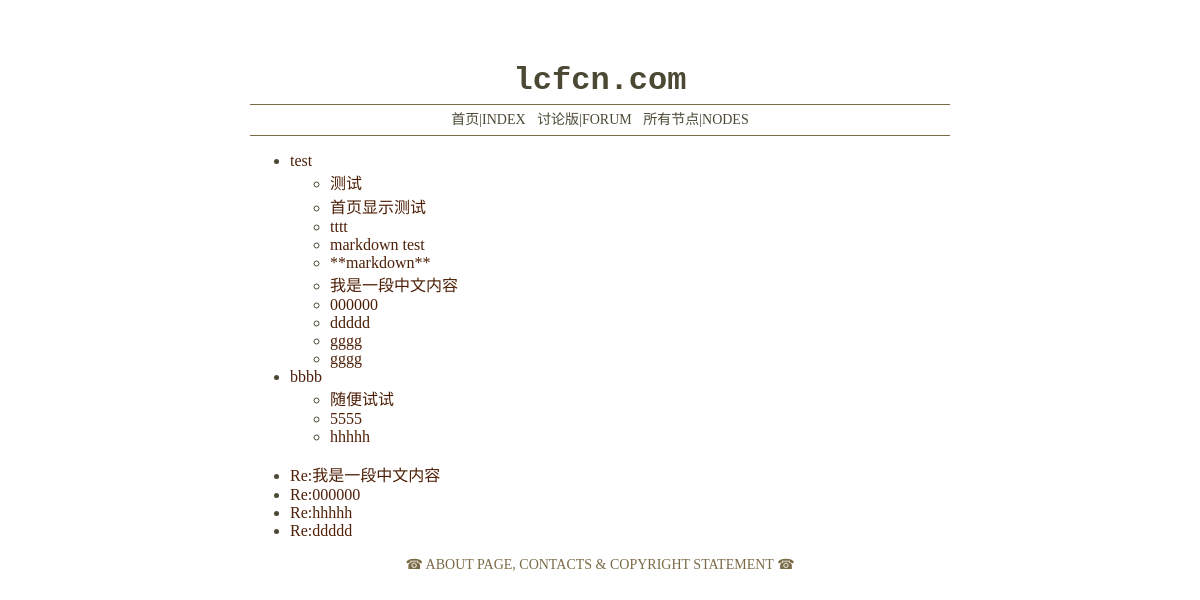
Screenshot of /blog/ with the database file from the repository.
### forum/models.py (models this page shows, shortened)
class DateTimeBase(models.Model):
    created = models.DateTimeField(auto_now_add=True)
    last_edited = models.DateTimeField(auto_now=True)
    class Meta:
        abstract = True

class NodeTag(DateTimeBase):
    name = models.CharField(max_length=50, error_messages={
        'blank': u"节点的名称不能为空",
        'null': u"节点的名称不能为空",
        'invalid': u"您输入了一个无效的节点名称，节点名称的长度不能超过50个字符"
    }, help_text=u"☞节点名称为必填且不能超过50个字符",
                            verbose_name=u"节点名称")
    description = models.TextField(blank=True, null=True,
                                   help_text=u"☞关于节点讨论主题的简要描述",
                                   verbose_name=u"节点描述")

class PostBase(DateTimeBase):
    title = models.CharField(max_length=200, error_messages={
        'blank': u"标题不能为空",
        'null': u"标题不能为空",
        'invalid': u"您输入了一个无效的标题，标题的长度请控制在100个字符内"
    }, help_text=u"☞标题为必填且不能超过100个字符",
                             verbose_name=u"标题")
    content = models.TextField(blank=True, null=True,
                               help_text=u"☞正文可以留空，但不要输入无意义的内容",
                               verbose_name=u"正文")
    author = models.ForeignKey(User, blank=True, null=True, related_name='%(class)s', on_delete=models.SET_NULL)
    content_md = models.TextField(blank=True, null=True)
    bygod = models.BooleanField(blank=True, default=False,
                                help_text=u"☞将这篇文章归入管理员文集",
                                verbose_name=u"归档")
    class Meta:
        abstract = True

class Post(PostBase):
    node = models.ForeignKey(NodeTag, null=True, related_name='posts', on_delete=models.SET_NULL)

class Reply(PostBase):
    post_node = models.ForeignKey(Post, null=True, related_name='replies', on_delete=models.SET_NULL)
    class Meta:
        verbose_name_plural = 'replies'

### forum/views.py (the view)
# urls.py: url(r'^blog/$', views.BlogList.as_view(), name='blog-list'),
class BlogList(ListView):
    queryset = Post.objects.filter(bygod=True).order_by('node', '-created')
    template_name = 'forum/blog/list.html'
    def get_context_data(self, **kwargs):
        context = super(BlogList, self).get_context_data(**kwargs)
        context['reply_list'] = Reply.objects.filter(bygod=True)
        return context

### forum/templates/forum/blog/list.html
{% extends "forum/base.html" %}
{% load i18n %}
    {% block container %}
        {% regroup post_list by node as post_list %}
        <ul>
        {% for node in post_list %}
        <li>
            <a href="{% url 'blog-node' pk=node.grouper.pk %}">{{ node.grouper.name }}</a>
        <ul>
            {% for item in node.list %}
                <li><a href="{% url 'blog-detail' pk=item.pk %}">{{ item.title }}</a></li>
            {% endfor %}
        </ul>
        </li>
        {% endfor %}
        </ul>
        <ul>
        {% for reply in reply_list reversed %}
            <li><a href="{% url 'post-detail' pk=reply.post_node.pk %}">{{ reply.title }}</a></li>
        {% endfor %}
        </ul>
    {% endblock %}

### forum/static/forum/mainstyle.css (style rules this page uses)
body { font-size: 16px; color: #4B4934; font-family: Georgia, "Times New Roman", Times, serif, sans-serif; }
a { color: #4E2008; text-decoration: none; }

### rows the page displays
NodeTag: grouper.name "test"
Post: title "测试"
Post: title "首页显示测试"
Post: title "tttt"
Post: title "markdown test"
Post: title "**markdown**"
Post: title "我是一段中文内容"
Post: title "000000"
Post: title "ddddd"
Post: title "gggg"
Post: title "gggg"
NodeTag: grouper.name "bbbb"
Post: title "随便试试"
Post: title "5555"
Post: title "hhhhh"
Reply: title "Re:我是一段中文内容"
Reply: title "Re:000000"
Reply: title "Re:hhhhh"
Reply: title "Re:ddddd"
